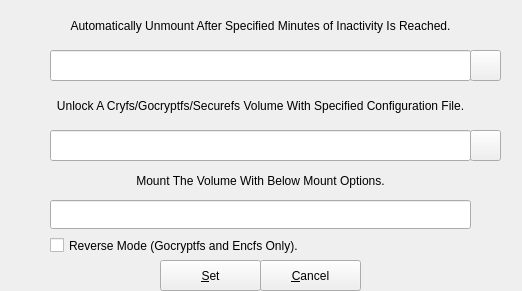
<?xml version="1.0" encoding="UTF-8"?>
<ui version="4.0">
 <class>options</class>
 <widget class="QWidget" name="options">
  <property name="windowModality">
   <enum>Qt::ApplicationModal</enum>
  </property>
  <property name="geometry">
   <rect>
    <x>0</x>
    <y>0</y>
    <width>522</width>
    <height>291</height>
   </rect>
  </property>
  <property name="windowTitle">
   <string>Set Mount Options</string>
  </property>
  <widget class="QWidget" name="centralWidget" native="true">
   <property name="geometry">
    <rect>
     <x>30</x>
     <y>0</y>
     <width>481</width>
     <height>261</height>
    </rect>
   </property>
   <widget class="QLabel" name="label_2">
    <property name="geometry">
     <rect>
      <x>30</x>
      <y>0</y>
      <width>481</width>
      <height>51</height>
     </rect>
    </property>
    <property name="text">
     <string/>
    </property>
    <property name="alignment">
     <set>Qt::AlignCenter</set>
    </property>
    <property name="wordWrap">
     <bool>true</bool>
    </property>
   </widget>
   <widget class="QLineEdit" name="lineConfigFilePath">
    <property name="geometry">
     <rect>
      <x>20</x>
      <y>130</y>
      <width>421</width>
      <height>31</height>
     </rect>
    </property>
   </widget>
   <widget class="QPushButton" name="pushButton">
    <property name="geometry">
     <rect>
      <x>440</x>
      <y>130</y>
      <width>31</width>
      <height>31</height>
     </rect>
    </property>
    <property name="text">
     <string/>
    </property>
   </widget>
   <widget class="QLabel" name="label">
    <property name="geometry">
     <rect>
      <x>20</x>
      <y>80</y>
      <width>421</width>
      <height>51</height>
     </rect>
    </property>
    <property name="text">
     <string>Unlock A Cryfs/Gocryptfs/Securefs Volume With Specified Configuration File.</string>
    </property>
    <property name="alignment">
     <set>Qt::AlignCenter</set>
    </property>
    <property name="wordWrap">
     <bool>true</bool>
    </property>
   </widget>
   <widget class="QLineEdit" name="lineEditIdleTime">
    <property name="geometry">
     <rect>
      <x>20</x>
      <y>50</y>
      <width>421</width>
      <height>31</height>
     </rect>
    </property>
   </widget>
   <widget class="QLabel" name="label_3">
    <property name="geometry">
     <rect>
      <x>20</x>
      <y>0</y>
      <width>421</width>
      <height>51</height>
     </rect>
    </property>
    <property name="text">
     <string>Automatically Unmount After Specified Minutes of Inactivity Is Reached.</string>
    </property>
    <property name="alignment">
     <set>Qt::AlignCenter</set>
    </property>
    <property name="wordWrap">
     <bool>true</bool>
    </property>
   </widget>
   <widget class="QLineEdit" name="lineEditMountOptions">
    <property name="geometry">
     <rect>
      <x>20</x>
      <y>200</y>
      <width>421</width>
      <height>29</height>
     </rect>
    </property>
   </widget>
   <widget class="QLabel" name="label_4">
    <property name="geometry">
     <rect>
      <x>20</x>
      <y>160</y>
      <width>421</width>
      <height>41</height>
     </rect>
    </property>
    <property name="text">
     <string>Mount The Volume With Below Mount Options.</string>
    </property>
    <property name="alignment">
     <set>Qt::AlignCenter</set>
    </property>
    <property name="wordWrap">
     <bool>true</bool>
    </property>
   </widget>
   <widget class="QCheckBox" name="checkBox">
    <property name="geometry">
     <rect>
      <x>20</x>
      <y>230</y>
      <width>421</width>
      <height>31</height>
     </rect>
    </property>
    <property name="text">
     <string>Reverse Mode (Gocryptfs and Encfs Only).</string>
    </property>
   </widget>
   <widget class="QPushButton" name="pushButton_2">
    <property name="geometry">
     <rect>
      <x>440</x>
      <y>50</y>
      <width>31</width>
      <height>31</height>
     </rect>
    </property>
    <property name="text">
     <string/>
    </property>
   </widget>
  </widget>
  <widget class="QPushButton" name="pbOK">
   <property name="geometry">
    <rect>
     <x>160</x>
     <y>260</y>
     <width>101</width>
     <height>31</height>
    </rect>
   </property>
   <property name="text">
    <string>&amp;Set</string>
   </property>
  </widget>
  <widget class="QPushButton" name="pbCancel">
   <property name="geometry">
    <rect>
     <x>260</x>
     <y>260</y>
     <width>101</width>
     <height>31</height>
    </rect>
   </property>
   <property name="text">
    <string>&amp;Cancel</string>
   </property>
  </widget>
 </widget>
 <layoutdefault spacing="6" margin="11"/>
 <tabstops>
  <tabstop>lineEditIdleTime</tabstop>
  <tabstop>lineConfigFilePath</tabstop>
  <tabstop>pushButton</tabstop>
  <tabstop>lineEditMountOptions</tabstop>
  <tabstop>pbOK</tabstop>
 </tabstops>
 <resources/>
 <connections/>
</ui>
